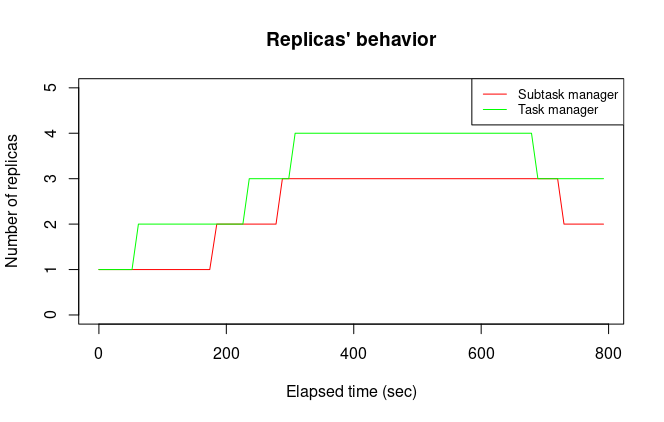

The script that drew this image:
library(ggplot2)
library(viridis)

file_names <- c()
file_names[1] <- paste0("subtask_manager.log")
file_names[2] <- paste0("task_manager.log")

data_list <- lapply(file_names, read.csv , header=FALSE, sep=",")

plot(data_list[[1]][,1],data_list[[1]][,2],type="l",col="red", main="Replicas' behavior",
     xlab="Elapsed time (sec)", ylab="Number of replicas", ylim=c(0,5))
lines(data_list[[2]][,1],data_list[[2]][,2],col="green")
legend(x = "topright", 
       legend = c("Subtask manager", "Task manager"), 
       col = c("red", "green"),
       lwd = 1, 
       cex=0.8
)
